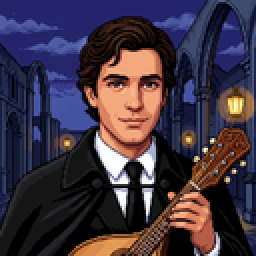
#> input picture assets/portrait_goncalo.png, 128 x 128 px (shown 2 times larger)
$ python fix_goncalo.py
#> lines starting #> are read from the running program, lines starting #| are printed output that depends on the picture
import os
import numpy as np
from PIL import Image

assets_dir = os.path.abspath(os.path.join(os.path.dirname(__file__), "..", "assets"))
im_g_orig = Image.open(f"{assets_dir}/portrait_goncalo.png").convert("RGBA")
arr_orig = np.array(im_g_orig)

im_g_home = Image.open(f"{assets_dir}/portrait_goncalo_home.png").convert("RGBA")
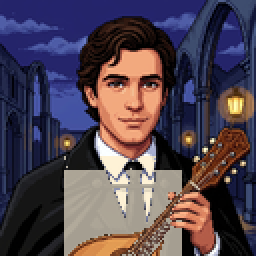
#> input picture assets/portrait_goncalo_home.png, 128 x 128 px (shown 2 times larger)
#> im_g_home is the input picture: PIL image 128x128 RGBA; mean R, G, B, A 79.9, 67.5, 80.1, 255
arr_home = np.array(im_g_home)

# Restore all pixels outside the central shirt area: x < 30 or x > 92 or y < 76
for y in range(128):
    for x in range(128):
        if x < 32 or x > 90 or y < 78:
            arr_home[y, x] = arr_orig[y, x]

Image.fromarray(arr_home).save(f"{assets_dir}/portrait_goncalo_home.png")

# Also update preview
from PIL import ImageDraw
comp = Image.new("RGBA", (128 * 5 + 40, 150), (15, 23, 42, 255))
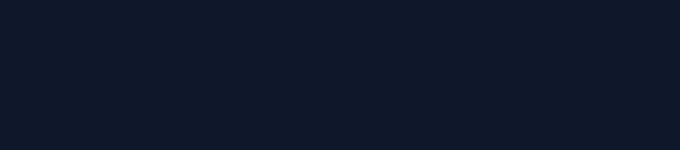
#> comp: PIL image 680x150 RGBA; mean R, G, B, A 15, 23, 42, 255
d = ImageDraw.Draw(comp)
for idx, (p, name) in enumerate([
    ("Cátia", "portrait_catia_home.png"),
    ("Marta", "portrait_marta_home.png"),
    ("Zulmira", "portrait_zulmira_home.png"),
    ("Rui", "portrait_rui_home.png"),
    ("Gonçalo", "portrait_goncalo_home.png")
]):
    ox = 10 + idx * 134
    im = Image.open(f"{assets_dir}/{name}")
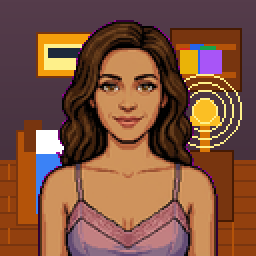
#> input picture assets/portrait_catia_home.png, 128 x 128 px (shown 2 times larger)
#> im is the input picture: PIL image 128x128 RGBA; mean R, G, B, A 128.9, 83.8, 62.5, 255
    comp.paste(im, (ox, 8))
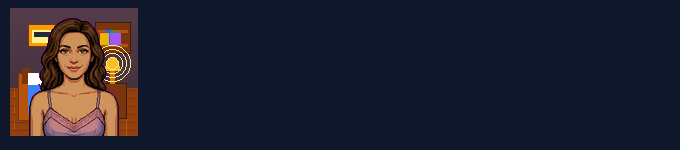
#> comp: PIL image 680x150 RGBA; mean R, G, B, A 33.3, 32.8, 45.3, 255
    d.text((ox + 4, 138), p, fill=(250, 204, 21, 255))
#> pass 2 of the loop `for idx, (p, name) in enumerate([`:
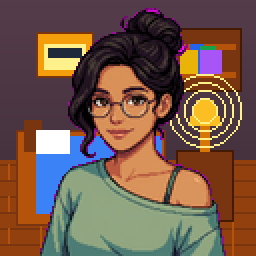
#> input picture assets/portrait_marta_home.png, 128 x 128 px (shown 2 times larger)
#> im is the input picture: PIL image 128x128 RGBA; mean R, G, B, A 117, 89.3, 74.7, 255
#> `comp.paste(im, (ox, 8))`:
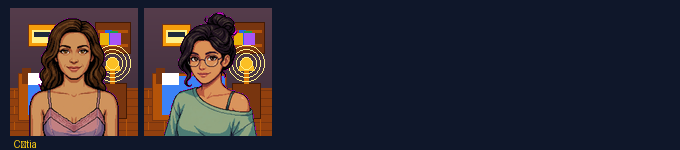
#> comp: PIL image 680x150 RGBA; mean R, G, B, A 49.8, 43.5, 50.5, 255
#> pass 3 of the loop `for idx, (p, name) in enumerate([`:
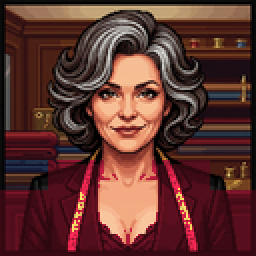
#> input picture assets/portrait_zulmira_home.png, 128 x 128 px (shown 2 times larger)
#> im is the input picture: PIL image 128x128 RGBA; mean R, G, B, A 95.7, 52.5, 47.3, 255
#> `comp.paste(im, (ox, 8))`:
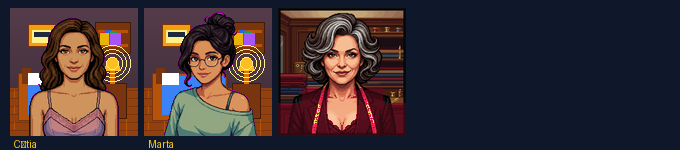
#> comp: PIL image 680x150 RGBA; mean R, G, B, A 62.9, 48.4, 51.4, 255
#> the loop made 5 passes; the first 3 are shown

comp.save(os.path.join("/tmp", "preview_recolor_portraits.png"))
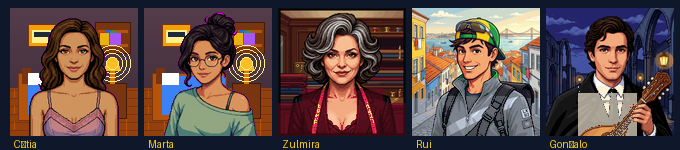
#> saved as preview_recolor_portraits.png: PIL image 680x150 RGBA; mean R, G, B, A 95.3, 74.5, 70.7, 255
print("Fixed Goncalo!")
